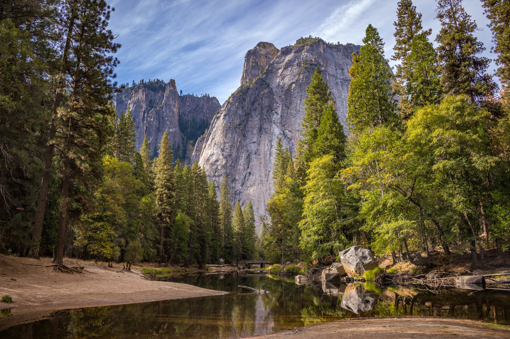
#> input picture input/exemplo.png, 510 x 339 px
$ python Gauss.py
#> lines starting #> are read from the running program, lines starting #| are printed output that depends on the picture
import numpy as np
from PIL import Image

def gaussian(size=7, sigma=1.0):
    ax = np.arange(-size // 2 + 1, size // 2 + 1)
    kernel = np.zeros((size, size), dtype=float)
    soma = 0.0

    for i in range(size):
        for j in range(size):
            x = ax[i]
            y = ax[j]
            val = np.exp(-(x**2 + y**2) / (2 * sigma**2))
            kernel[i, j] = val
            soma += val

    kernel /= soma
    return kernel

def conv2d(img, kernel):
    h, w = img.shape
    kh, kw = kernel.shape
    pad_h, pad_w = kh // 2, kw // 2

    padded = np.zeros((h + 2 * pad_h, w + 2 * pad_w), dtype=float)

    for i in range(h):
        for j in range(w):
            padded[i + pad_h, j + pad_w] = img[i, j]

    for i in range(pad_h):
        padded[i, pad_w:-pad_w] = padded[2 * pad_h - i, pad_w:-pad_w]
        padded[-(i+1), pad_w:-pad_w] = padded[-(2 * pad_h + 1 - i), pad_w:-pad_w]
    for j in range(pad_w):
        padded[:, j] = padded[:, 2 * pad_w - j]
        padded[:, -(j+1)] = padded[:, -(2 * pad_w + 1 - j)]

    result = np.zeros_like(img, dtype=float)
    for i in range(h):
        for j in range(w):
            acc = 0.0
            for ki in range(kh):
                for kj in range(kw):
                    acc += padded[i + ki, j + kj] * kernel[ki, kj]
            result[i, j] = acc

    return result

def upsample(img, scale):
    h, w = img.shape
    up = np.zeros((h * scale, w * scale), dtype=float)
    for i in range(h):
        for j in range(w):
            for si in range(scale):
                for sj in range(scale):
                    up[i * scale + si, j * scale + sj] = img[i, j]
    return up

def super_resolve(img, scale=2, sigma=1.0):
    kernel = gaussian(size=7, sigma=sigma)
    smooth = conv2d(img, kernel)

    detail = img - smooth

    up_smooth = upsample(smooth, scale)
    up_detail = upsample(detail, scale) * 1.5

    sr = up_smooth + up_detail
    return np.clip(sr, 0, 255).astype(np.uint8)

def process_image(path_in, path_out, scale=2, mode="L"):
#> called with path_in = 'input/exemplo.png', path_out = 'output/finalGaussiana.png', scale = 2, mode = 'RGB'
    img = Image.open(path_in).convert(mode)
#> img is the input picture: PIL image 510x339 RGB; mean R, G, B 97, 90.6, 74.1
    arr = np.array(img, dtype=float)

    if mode == "L":
        arr_sr = super_resolve(arr, scale)
    else:
        channels = []
        for i in range(3):
            print(f"Processando canal {i+1}/3...")
            sr_c = super_resolve(arr[:, :, i], scale)
            channels.append(sr_c)
#> this loop made 3 passes
#> pass 1, in super_resolve, `smooth = conv2d(img, kernel)`:
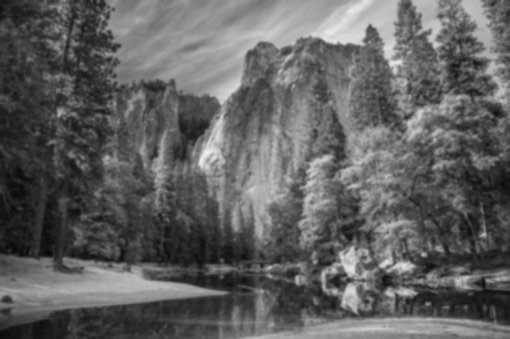
#> smooth: shape (339, 510) float64; min 7.67, max 238.7, mean 97
#> pass 1, in super_resolve, `detail = img - smooth`:
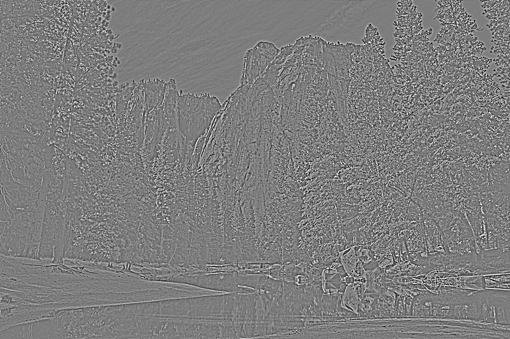
#> detail: shape (339, 510) float64; min -71.76, max 73.86, mean 0; drawn with min black and max white
#> after the loop, channels = 3 items
        arr_sr = np.stack(channels, axis=2)

    Image.fromarray(arr_sr).save(path_out)
    print(f"Imagem salva em {path_out}")

if __name__ == "__main__":
    process_image("input/exemplo.png", "output/finalGaussiana.png", scale=2, mode="RGB")
